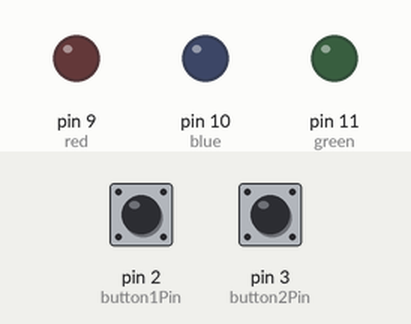
A sketch run on a simulated Arduino Uno, built with avr-gcc and run on an emulated ATmega328P. Shown: output pins drawn as LEDs (lit = HIGH). Dashed ring = blinking. The test bench sets the inputs (shaded band); at power-on: pin 2 (button1Pin) LOW, pin 3 (button2Pin) LOW.

Above: at 1.2 s.
1.3 s: pin 2 (button1Pin) pulled HIGH for 0.15 s
At 1.7 s:
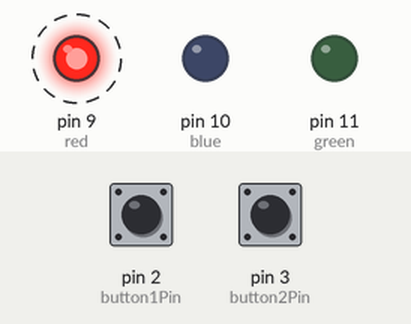
4.3 s: pin 3 (button2Pin) pulled HIGH for 0.15 s
At 5.4 s:
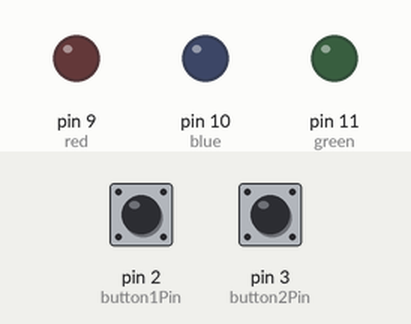
5.9 s: pin 2 (button1Pin) pulled HIGH for 1 s
At 6.8 s:
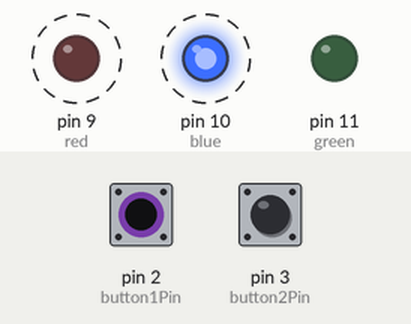
9.9 s: pin 3 (button2Pin) pulled HIGH for 1 s
At 10.3 s:
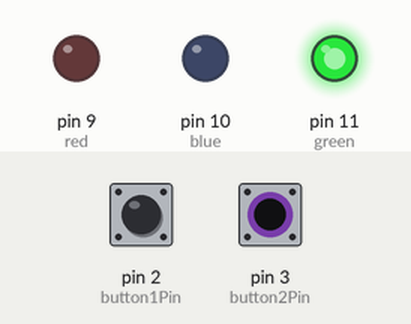
Timing chart, 0 to 12.9 s (numbered marks = the images above; inputs shaded):
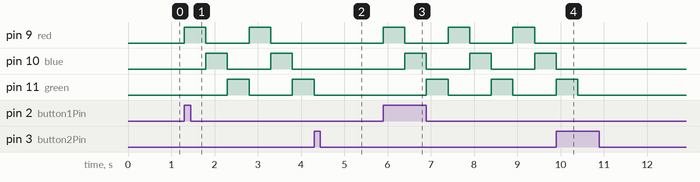

The sketch:

Lab_5_level_3.ino
```cpp
int red = 9 ;
int blue = 10;
int green = 11;

int button1Pin = 2;
int button2Pin = 3;
bool playbutton = false;

void setup(){
  pinMode(red, OUTPUT);
  pinMode(blue, OUTPUT);
  pinMode(green, OUTPUT);
  pinMode(button1Pin, INPUT);
  pinMode(button2Pin, INPUT);
}

void loop(){


   if(digitalRead(button1Pin)==HIGH){
    playbutton=true;
  }


  if(playbutton==true){
    digitalWrite(red, HIGH);
    digitalWrite(blue, LOW);
    digitalWrite(green, LOW);
    delay(500);

    digitalWrite(red, LOW);
    digitalWrite(blue,HIGH);
    digitalWrite(green, LOW);
    delay(500);

    digitalWrite(blue, LOW);
    digitalWrite(green, HIGH);
    digitalWrite(red, LOW);
    delay(500);

   }

  if(digitalRead(button2Pin)==HIGH){
    playbutton=false;
  }
  if(playbutton==false){
    digitalWrite(red, LOW);
    digitalWrite(blue, LOW);
    digitalWrite(green, LOW);
  }


}
 
```

Measured:
- after the input at 1.3 s, pin 9 (red): alternates HIGH for 0.50 s and LOW for 1.0 s, starting at once; pin 10 (blue): alternates HIGH for 0.50 s and LOW for 1.0 s, starting after 0.50 s; pin 11 (green): LOW → HIGH after 1.0 s, → LOW 0.50 s later, → HIGH 1.0 s later
- after the input at 4.3 s, pin 9 (red): stays LOW (without the input it goes to HIGH after 0.00 s); pin 10 (blue): stays LOW (without the input it goes to HIGH after 0.50 s); pin 11 (green): goes on until 4.3 s, then stays LOW
- after the input at 5.9 s, pin 9 (red): alternates HIGH for 0.50 s and LOW for 1.0 s, starting at once; pin 10 (blue): alternates HIGH for 0.50 s and LOW for 1.0 s, starting after 0.50 s; pin 11 (green): alternates HIGH for 0.50 s and LOW for 1.0 s, starting after 1.0 s
- after the input at 9.9 s, pin 9 (red): stops changing and stays LOW; pin 10 (blue): goes on until 9.9 s, then stays LOW; pin 11 (green): goes on until 10.4 s, then stays LOW
